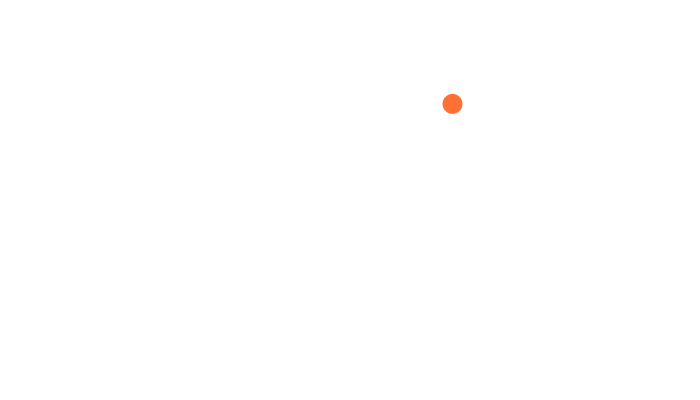
Frame 1 (no input)
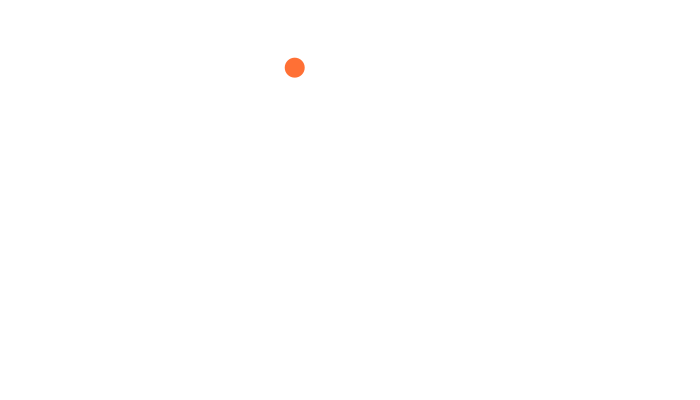
Frame 60 (the mouse pressed at the canvas centre just before this capture)
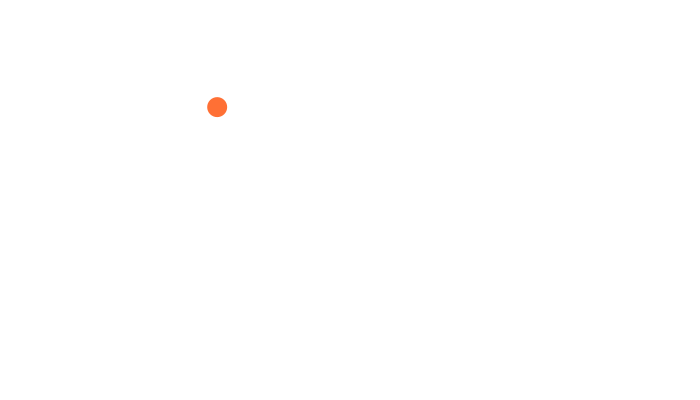
Frame 120 (the mouse held since frame 60 and released just before this capture)

The Processing sketch that drew these frames (run headless with seeded random() and noise(); from frame 60 on, the mouse is pressed at the canvas centre):

// Processing sketch: N06_arrival
// ── N06_arrival.pde
Vehicle thing;

void setup() {
  size(700, 400);
  smooth();
  noStroke();

  thing = new Vehicle();
}

void draw() {
  background(255);
  thing.seek(new PVector(mouseX, mouseY));
  thing.update();
  thing.display();
}

// ── Vehicle.pde
class Vehicle {
  PVector location;
  PVector velocity;
  PVector acceleration;
  float topSpeed, maxForce;
  float mass;

  Vehicle() {
    location = new PVector(random(0, width), random(0, height));
    velocity = new PVector(0, 0);
    acceleration = new PVector(0, 0);
    topSpeed = 4;
    maxForce = 0.1;
    mass = 1;
  }

  void update() {
    velocity.add(acceleration);
    location.add(velocity);
    acceleration.mult(0);
  }

  void display() {
    fill(#FF7035);
    ellipse(location.x, location.y, 20, 20);
  }

  void applyForce(PVector force) {
    PVector f = PVector.div(force, mass);
    acceleration.add(f);
  }

  void seek(PVector target) {
    PVector desired = PVector.sub(target, location);

    float d = desired.mag();
    desired.normalize();

    if (d < 100) {
      float m = map(d, 0, 100, 0, topSpeed);
      desired.mult(m);
    } else {
      desired.mult(topSpeed);
    }

    PVector steer = PVector.sub(desired, velocity);
    steer.limit(maxForce);
    applyForce(steer);
  }

  void checkEdges(float bounceBack) {
    float halfSize = (mass) * 0.5;

    if (location.x + halfSize > width) {
      location.x = width - halfSize;
      velocity.x *= -bounceBack;
    } else if (location.x - halfSize < 0) {
      velocity.x *= -bounceBack;
      location.x = halfSize;
    }

    if (location.y + halfSize > height) {
      location.y = height - halfSize;
      velocity.y *= -bounceBack;
    } else if (location.y - halfSize < 0) {
      velocity.y *= -bounceBack;
      location.y = halfSize;
    }
  }
}
